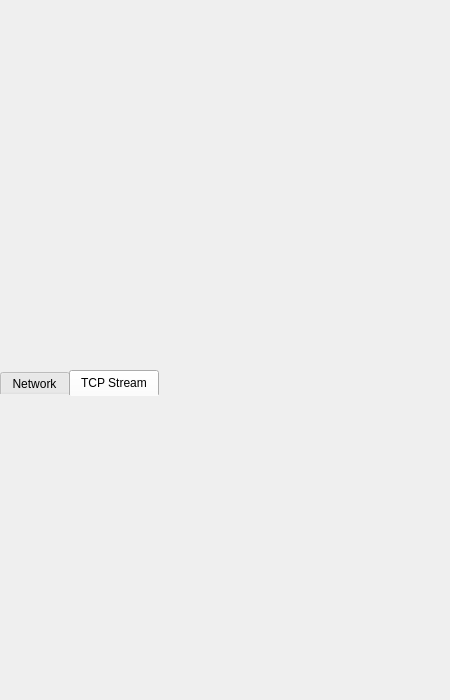
<?xml version="1.0" encoding="UTF-8"?>
<ui version="4.0">
    <class>stats</class>
    <widget class="QWidget" name="stats">
        <property name="geometry">
            <rect>
                <x>0</x>
                <y>0</y>
                <width>450</width>
                <height>700</height>
            </rect>
        </property>
        <property name="windowTitle">
            <string>stats</string>
        </property>
        <layout class="QVBoxLayout" name="verticalLayout">
            <property name="spacing">
                <number>0</number>
            </property>
            <property name="leftMargin">
                <number>0</number>
            </property>
            <property name="topMargin">
                <number>10</number>
            </property>
            <property name="rightMargin">
                <number>0</number>
            </property>
            <property name="bottomMargin">
                <number>0</number>
            </property>
            <item>
                <widget class="QWidget" name="widget_2" native="true">
                    <property name="maximumSize">
                        <size>
                            <width>16777215</width>
                            <height>100</height>
                        </size>
                    </property>
                </widget>
            </item>
            <item>
                <widget class="QTabWidget" name="tabWidget">
                    <property name="maximumSize">
                        <size>
                            <width>16777215</width>
                            <height>200</height>
                        </size>
                    </property>
                    <property name="styleSheet">
                        <string notr="true">QTabWidget::pane{
                            border:none;
                            }
                        </string>
                    </property>
                    <property name="currentIndex">
                        <number>1</number>
                    </property>
                    <property name="elideMode">
                        <enum>Qt::TextElideMode::ElideLeft</enum>
                    </property>
                    <property name="tabBarAutoHide">
                        <bool>false</bool>
                    </property>
                    <widget class="QWidget" name="tab">
                        <attribute name="title">
                            <string>Network</string>
                        </attribute>
                        <layout class="QHBoxLayout" name="horizontalLayout">
                            <property name="spacing">
                                <number>0</number>
                            </property>
                            <property name="leftMargin">
                                <number>0</number>
                            </property>
                            <property name="topMargin">
                                <number>0</number>
                            </property>
                            <property name="rightMargin">
                                <number>0</number>
                            </property>
                            <property name="bottomMargin">
                                <number>0</number>
                            </property>
                            <item>
                                <widget class="QCustomPlot" name="networkPlot" native="true">
                                    <property name="maximumSize">
                                        <size>
                                            <width>16777215</width>
                                            <height>16777215</height>
                                        </size>
                                    </property>
                                    <property name="styleSheet">
                                        <string notr="true">border-color: rgb(255, 212, 121);</string>
                                    </property>
                                </widget>
                            </item>
                        </layout>
                    </widget>
                    <widget class="QWidget" name="tab_2">
                        <attribute name="title">
                            <string>TCP Stream</string>
                        </attribute>
                    </widget>
                </widget>
            </item>
        </layout>
    </widget>
    <customwidgets>
        <customwidget>
            <class>QCustomPlot</class>
            <extends>QWidget</extends>
            <header>view/qcustomplot.h</header>
            <container>1</container>
        </customwidget>
    </customwidgets>
    <resources/>
    <connections/>
</ui>
